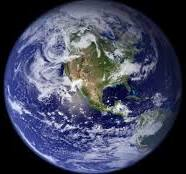
#> input picture traidat.png, 186 x 174 px, found by its file name
$ jupyter execute Lab7.ipynb   (older library calls are emulated)
#> lines starting #> are read from the running program, lines starting #| are printed output that depends on the picture
[cell 1]
#1. Giới thiệu một số ứng dụng của tích vector (dot product)
import numpy as np
signals = np.array([[1,2],[3,4],[10,0]])
sample = np.array([3,-1])
np.inner(signals, sample) #(inner = tich vo huong)

[cell 2]
# 1.1.Ứng dụng 1 – Nguyên lý tìm nốt nhạc trong chuỗi âm thanh (Audio search)
A = np.array([0,0,-1,2,3,-1,0,1,-1,-1])
search_vector = np.array([0,1,-1])
len(A), len(search_vector) # nghĩa là = (10, 3)

[cell 3]
B = np.array([1])
B = np.resize(B, (len(A)-len(search_vector)+1, len(search_vector)))
B = np.asmatrix(B)
for i in range(len(A)-len(search_vector)+1):
    for j in range(len(search_vector)):
        B[i,j] = A[i+j]
        print(B[i,j])

[cell 4]
C = np.inner(B, search_vector)
for i in range(len(A)-len(search_vector)+1):
    if (C[0,i] == np.inner(search_vector, search_vector)):
        print (i, B[i])

[cell 5]
# 1.2.Ứng dụng 2 – Tạo ảnh mẫu và làm mờ ảnh
from PIL import Image
img = Image.open('D:/traidat.PNG')
#> img is the input picture: PIL image 186x174 RGB; mean R, G, B 67.5, 71.4, 94.2
img.height
img.width
img.mode
img = img.convert("RGB")
new_width = int(img.width / 2)
#> new_width = 93
new_height = int(img.height / 2)
#> new_height = 87
new_img = img.resize((new_width, new_height),Image.ANTIALIAS)
new_img.save('D:/traidat_small.PNG')
new_img.show()

[cell 6]
from PIL import Image, ImageDraw
input_image = Image.open('D:/traidat.PNG')
input_pixels = input_image.load()
box_kernel = [[1 / 9, 1 / 9, 1 / 9],[1 / 9, 1 / 9, 1 / 9],[1 / 9, 1 / 9, 1 / 9]]
kernel = box_kernel
offset = len(kernel) // 2
output_image = Image.new("RGB", input_image.size)
#> output_image: PIL image 186x174 RGB; every value is 0
draw = ImageDraw.Draw(output_image)
for x in range(offset, input_image.width - offset):
    for y in range(offset, input_image.height - offset):
        acc = [0, 0, 0]
        for a in range(len(kernel)):
            for b in range(len(kernel)):
                xn = x + a - offset
                yn = y + b - offset
                pixel = input_pixels[xn, yn]
                acc[0] += pixel[0] * kernel[a][b]
                acc[1] += pixel[1] * kernel[a][b]
                acc[2] += pixel[2] * kernel[a][b]
        draw.point((x, y), (int(acc[0]), int(acc[1]), int(acc[2])))
output_image.save('D:/traidat_lammo.PNG')
output_image.show()

[cell 7]
import matplotlib.pyplot as plt
from skimage import data, color
from skimage.transform import rescale, resize, downscale_local_mean
image = color.rgb2gray(data.astronaut())
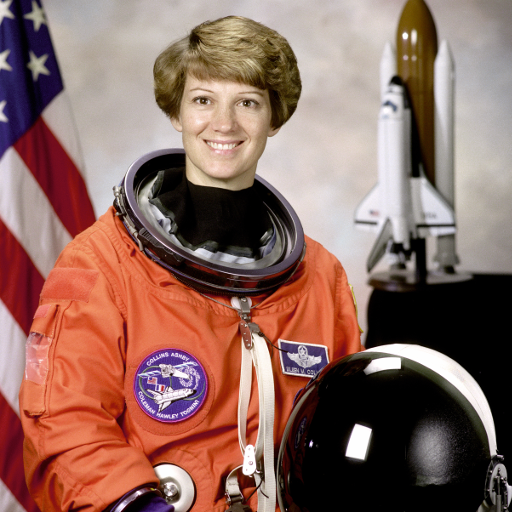
#> input picture skimage.data.astronaut(), 512 x 512 px
image_rescaled = rescale(image, 1.0 / 4.0)
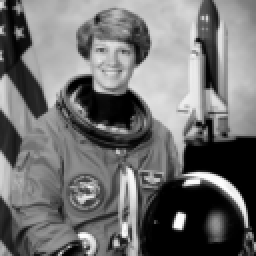
#> image_rescaled: shape (128, 128) float64 (shown 2 times larger); min 0, max 0.996, mean 0.442
image_resized = resize(image, (image.shape[0] / 4, image.shape[1] / 4))
image_downscaled = downscale_local_mean(image, (4, 3))
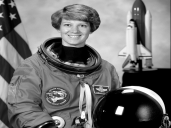
#> image_downscaled: shape (128, 171) float64; min 0, max 0.998, mean 0.441
fig, axes = plt.subplots(nrows=2, ncols=2)
ax = axes.ravel()
ax[0].imshow(image, cmap='gray') # the hien mau xam
ax[0].set_title("Anh goc")
ax[1].imshow(image_rescaled, cmap='gray') # the hien mau xam
ax[1].set_title("Anh da scale")
ax[2].imshow(image_resized, cmap='gray') # the hien mau xam
ax[2].set_title("Anh co resize kich thuoc (no aliasing)")
ax[3].imshow(image_downscaled, cmap='gray') # the hien mau xam
ax[3].set_title("Anh giam ti le (no aliasing) ")
ax[0].set_xlim(0, 512)
ax[0].set_ylim(512, 0)
plt.tight_layout()
plt.show()

[cell 8]
# BÀI TẬP CHƯƠNG 7
# Câu 1:
import numpy as np
from PIL import Image
import matplotlib.pyplot as plt
def apply_gaussian_blur(image_array, kernel):
    """
    Áp dụng bộ lọc Gaussian blur cho ảnh grayscale

    Args:
        image_array: Mảng numpy 2D chứa ảnh grayscale
        kernel: Ma trận kernel Gaussian (phải là số lẻ x số lẻ)

    Returns:
        Ảnh đã được làm mờ (numpy array)
    """
    # Lấy kích thước ảnh và kernel
    img_h, img_w = image_array.shape
    kernel_h, kernel_w = kernel.shape

    # Tính padding để giữ nguyên kích thước ảnh
    pad_h = kernel_h // 2
    pad_w = kernel_w // 2

    # Thêm padding cho ảnh (reflection padding để tránh edge artifacts)
    padded_img = np.pad(image_array, ((pad_h, pad_h), (pad_w, pad_w)), mode='reflect')
    # Khởi tạo ảnh kết quả
    result = np.zeros_like(image_array, dtype=np.float64)
    # Áp dụng convolution
    for i in range(img_h):
        for j in range(img_w):
            # Trích xuất vùng ảnh tương ứng với kernel
            region = padded_img[i:i+kernel_h, j:j+kernel_w]
            # Tính tích chập (convolution)
            result[i, j] = np.sum(region * kernel)
    # Đảm bảo giá trị pixel trong khoảng [0, 255]
    result = np.clip(result, 0, 255)
    return result.astype(np.uint8)
def create_gaussian_kernel():
    """
    Tạo ma trận kernel Gaussian 7x7 theo yêu cầu
    Kernel được chuẩn hóa để tổng các phần tử = 1
    """
    kernel = np.array([
        [1,  4,  6,  4,  1],
        [4, 16, 24, 16,  4],
        [6, 24, 36, 24,  6],
        [4, 16, 24, 16,  4],
        [1,  4,  6,  4,  1]
    ], dtype=np.float64)
    # Chuẩn hóa kernel (tổng = 1) để bảo toàn độ sáng
    kernel = kernel / np.sum(kernel)
    return kernel
def process_image(image_path):
    """
    Xử lý ảnh: đọc, chuyển grayscale, áp dụng blur, hiển thị kết quả
    """
    try:
        # Đọc ảnh
        img = Image.open(image_path)
        # Chuyển sang grayscale nếu cần
        if img.mode != 'L':
            img = img.convert('L')
        # Chuyển sang numpy array
        img_array = np.array(img, dtype=np.float64)
        # Tạo Gaussian kernel
        gaussian_kernel = create_gaussian_kernel()
        # Áp dụng Gaussian blur
        blurred_img = apply_gaussian_blur(img_array, gaussian_kernel)
        # Hiển thị kết quả
        plt.figure(figsize=(12, 5))
        plt.subplot(1, 2, 1)
        plt.imshow(img_array, cmap='gray')
        plt.title('Ảnh gốc')
        plt.axis('off')
        plt.subplot(1, 2, 2)
        plt.imshow(blurred_img, cmap='gray')
        plt.title('Ảnh sau khi làm mờ Gaussian')
        plt.axis('off')
        plt.tight_layout()
        plt.show()
        return img_array, blurred_img
    except Exception as e:
        print(f"Lỗi khi xử lý ảnh: {e}")
        return None, None
# Tạo ảnh mẫu để test (nếu không có ảnh thật)
def create_test_image():
    """
    Tạo ảnh test với các hình dạng đơn giản
    """
    img = np.zeros((200, 200), dtype=np.uint8)
    # Thêm hình chữ nhật
    img[50:100, 50:100] = 255
    # Thêm hình tròn
    center_x, center_y = 150, 150
    radius = 30
    y, x = np.ogrid[:200, :200]
    mask = (x - center_x)**2 + (y - center_y)**2 <= radius**2
    img[mask] = 128
    return img
if __name__ == "__main__":
    # Tạo kernel Gaussian
    kernel = create_gaussian_kernel()
    print("Gaussian Kernel (5x5):")
    print(kernel)
    print(f"Tổng các phần tử kernel: {np.sum(kernel):.6f}")
    test_img = create_test_image()
    blurred_test = apply_gaussian_blur(test_img, kernel)
    plt.figure(figsize=(10, 4))
    plt.subplot(1, 2, 1)
    plt.imshow(test_img, cmap='gray')
    plt.title('Ảnh test gốc')
    plt.axis('off')
    plt.subplot(1, 2, 2)
    plt.imshow(blurred_test, cmap='gray')
    plt.title('Ảnh sau khi làm mờ Gaussian')
    plt.axis('off')
    plt.tight_layout()
    plt.show()
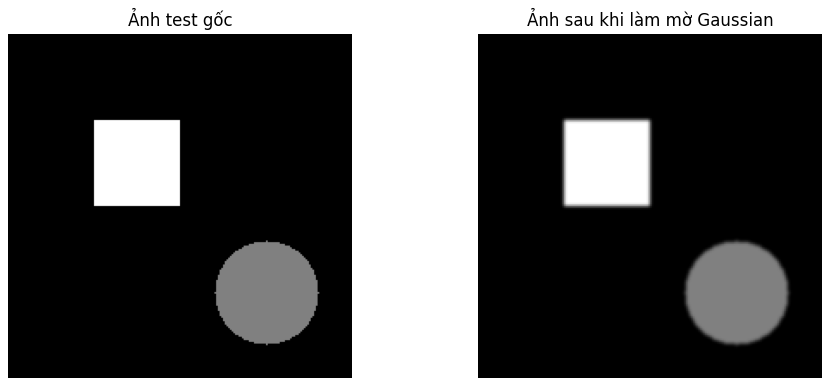
#> figure drawn by matplotlib, 2 panels
    original, blurred = process_image("D:/download.png")
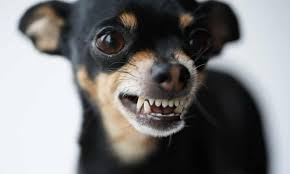
#> input picture download.png, 290 x 174 px, found by its file name
#> in process_image, img is the input picture: PIL image 290x174 RGB; mean R, G, B 121.1, 120.6, 120.9

[cell 9]
# Câu 2:
import numpy as np
from PIL import Image
import matplotlib.pyplot as plt
def apply_edge_detection(image_array, kernel):
    """
    Áp dụng bộ lọc edge detection cho ảnh grayscale

    Args:
        image_array: Mảng numpy 2D chứa ảnh grayscale
        kernel: Ma trận kernel edge detection (3x3)

    Returns:
        Ảnh đã được detect edge (numpy array)
    """
    img_h, img_w = image_array.shape
    kernel_h, kernel_w = kernel.shape
    # Tính padding
    pad_h = kernel_h // 2
    pad_w = kernel_w // 2
    # Thêm padding (zero padding cho edge detection)
    padded_img = np.pad(image_array, ((pad_h, pad_h), (pad_w, pad_w)), mode='constant', constant_values=0)
    # Khởi tạo ảnh kết quả
    result = np.zeros_like(image_array, dtype=np.float64)
    # Áp dụng convolution
    for i in range(img_h):
        for j in range(img_w):
            # Trích xuất vùng ảnh tương ứng với kernel
            region = padded_img[i:i+kernel_h, j:j+kernel_w]
            # Tính tích chập
            result[i, j] = np.sum(region * kernel)
    # Xử lý giá trị âm bằng absolute value và normalize
    result = np.abs(result)
    result = np.clip(result, 0, 255)
    return result.astype(np.uint8)
def create_edge_kernels():
    """
    Tạo các ma trận kernel edge detection theo yêu cầu
    """
    # Kernel a: Laplacian-like filter
    kernel_a = np.array([
        [ 0, -1,  0],
        [-1,  4, -1],
        [ 0, -1,  0]
    ], dtype=np.float64)
    # Kernel b: Enhanced edge detection filter
    kernel_b = np.array([
        [-1, -1, -1],
        [-1,  8, -1],
        [-1, -1, -1]
    ], dtype=np.float64)
    return kernel_a, kernel_b
def apply_combined_edge_detection(image_array, kernel_a, kernel_b):
    """
    Áp dụng cả hai kernel và kết hợp kết quả

    Args:
        image_array: Ảnh đầu vào
        kernel_a: Ma trận kernel thứ nhất
        kernel_b: Ma trận kernel thứ hai

    Returns:
        Tuple (edge_a, edge_b, combined) - kết quả từ từng kernel và kết hợp
    """
    # Áp dụng từng kernel
    edge_a = apply_edge_detection(image_array, kernel_a)
    edge_b = apply_edge_detection(image_array, kernel_b)
    # Kết hợp hai kết quả (weighted average)
    combined = (0.5 * edge_a + 0.5 * edge_b).astype(np.uint8)
    return edge_a, edge_b, combined
def enhance_edges(edge_image, threshold=50):
    """
    Tăng cường độ tương phản của các cạnh

    Args:
        edge_image: Ảnh edge detection
        threshold: Ngưỡng để tăng cường (0-255)

    Returns:
        Ảnh đã được tăng cường cạnh
    """
    enhanced = edge_image.copy()
    # Áp dụng threshold để làm nổi bật cạnh
    enhanced[enhanced < threshold] = 0
    enhanced[enhanced >= threshold] = 255
    return enhanced
def process_image_edges(image_path):
    """
    Xử lý ảnh: đọc, chuyển grayscale, detect edges, hiển thị kết quả
    """
    try:
        # Đọc ảnh
        img = Image.open(image_path)
        # Chuyển sang grayscale
        if img.mode != 'L':
            img = img.convert('L')
        # Chuyển sang numpy array
        img_array = np.array(img, dtype=np.float64)
        # Tạo edge kernels
        kernel_a, kernel_b = create_edge_kernels()
        # Áp dụng edge detection
        edge_a, edge_b, combined = apply_combined_edge_detection(img_array, kernel_a, kernel_b)
        # Tăng cường cạnh
        enhanced_a = enhance_edges(edge_a)
        enhanced_b = enhance_edges(edge_b)
        # Hiển thị kết quả
        plt.figure(figsize=(15, 10))
        # Ảnh gốc
        plt.subplot(2, 3, 1)
        plt.imshow(img_array, cmap='gray')
        plt.title('Ảnh gốc')
        plt.axis('off')
        # Edge detection kernel A
        plt.subplot(2, 3, 2)
        plt.imshow(edge_a, cmap='gray')
        plt.title('Edge Detection - Kernel A\n(Laplacian-like)')
        plt.axis('off')
        # Edge detection kernel B
        plt.subplot(2, 3, 3)
        plt.imshow(edge_b, cmap='gray')
        plt.title('Edge Detection - Kernel B\n(8-connected)')
        plt.axis('off')
        # Combined result
        plt.subplot(2, 3, 4)
        plt.imshow(combined, cmap='gray')
        plt.title('Kết hợp hai kernel')
        plt.axis('off')
        # Enhanced edges A
        plt.subplot(2, 3, 5)
        plt.imshow(enhanced_a, cmap='gray')
        plt.title('Kernel A - Tăng cường')
        plt.axis('off')
        # Enhanced edges B
        plt.subplot(2, 3, 6)
        plt.imshow(enhanced_b, cmap='gray')
        plt.title('Kernel B - Tăng cường')
        plt.axis('off')
        plt.tight_layout()
        plt.show()
        return img_array, edge_a, edge_b, combined
    except Exception as e:
        print(f"Lỗi khi xử lý ảnh: {e}")
        return None, None, None, None
def create_test_image():
    """
    Tạo ảnh test với các hình dạng có cạnh rõ ràng
    """
    img = np.zeros((200, 200), dtype=np.uint8)
    # Thêm hình chữ nhật
    img[50:100, 50:100] = 255
    # Thêm hình tròn
    center_x, center_y = 150, 150
    radius = 25
    y, x = np.ogrid[:200, :200]
    mask = (x - center_x)**2 + (y - center_y)**2 <= radius**2
    img[mask] = 128
    # Thêm đường thẳng
    img[120:125, 20:180] = 200
    # Thêm tam giác
    for i in range(30):
        img[150+i, 30:30+i] = 180
    return img
def compare_kernels():
    """
    So sánh hiệu quả của hai kernel trên ảnh test
    """
    # Tạo ảnh test
    test_img = create_test_image()
    # Tạo kernels
    kernel_a, kernel_b = create_edge_kernels()
    print("Kernel A (Laplacian-like):")
    print(kernel_a)
    print("\nKernel B (8-connected):")
    print(kernel_b)
    # Áp dụng edge detection
    edge_a, edge_b, combined = apply_combined_edge_detection(test_img, kernel_a, kernel_b)
    # Hiển thị kết quả
    plt.figure(figsize=(12, 8))
    plt.subplot(2, 3, 1)
    plt.imshow(test_img, cmap='gray')
    plt.title('Ảnh test gốc')
    plt.axis('off')
    plt.subplot(2, 3, 2)
    plt.imshow(edge_a, cmap='gray')
    plt.title('Kernel A - Laplacian-like\n(Phát hiện cạnh cross-shaped)')
    plt.axis('off')
    plt.subplot(2, 3, 3)
    plt.imshow(edge_b, cmap='gray')
    plt.title('Kernel B - 8-connected\n(Phát hiện cạnh toàn hướng)')
    plt.axis('off')
    plt.subplot(2, 3, 4)
    plt.imshow(combined, cmap='gray')
    plt.title('Kết hợp hai kernel')
    plt.axis('off')
    plt.subplot(2, 3, 5)
    plt.imshow(enhance_edges(edge_a), cmap='gray')
    plt.title('Kernel A - Tăng cường')
    plt.axis('off')
    plt.subplot(2, 3, 6)
    plt.imshow(enhance_edges(edge_b), cmap='gray')
    plt.title('Kernel B - Tăng cường')
    plt.axis('off')
    plt.tight_layout()
    plt.show()
if __name__ == "__main__":
    print("=== EDGE DETECTION FILTER DEMO ===")
    compare_kernels()
#> in compare_kernels, `plt.show()`:
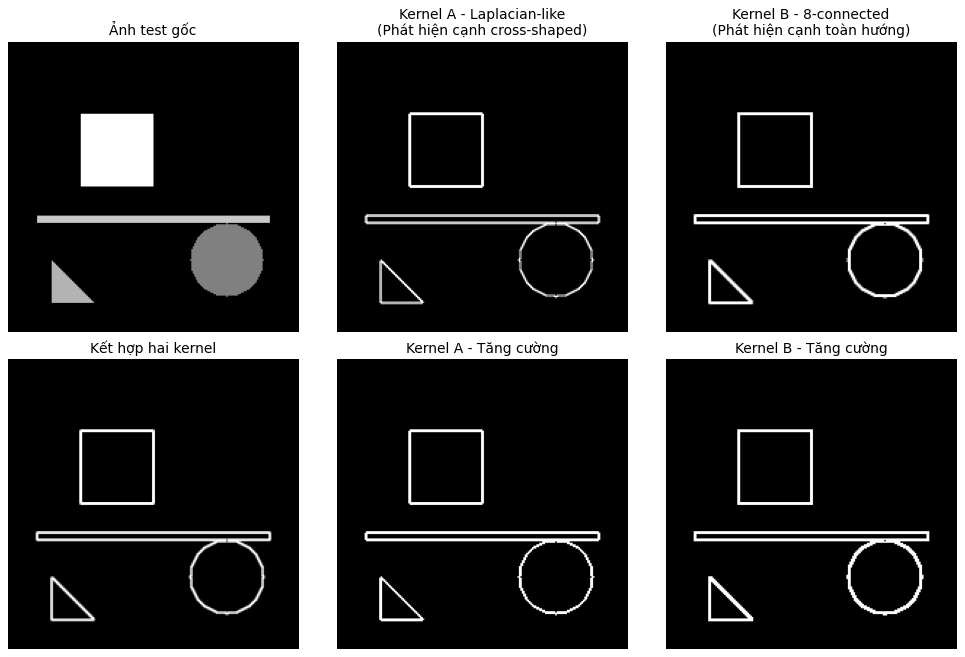
#> figure drawn by matplotlib, 6 panels
    original, edge_a, edge_b, combined = process_image_edges("D:/download.png")
#> after the loop in apply_edge_detection (call 3), `for i in range(img_h):`:
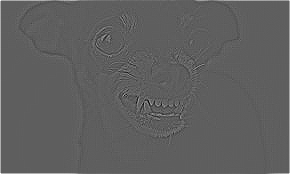
#> result: shape (174, 290) float64; min -285, max 482, mean 2.8; drawn with min black and max white
#> in apply_combined_edge_detection (call 2), `combined = (0.5 * edge_a + 0.5 * edge_b).astype(np.uint8)`:
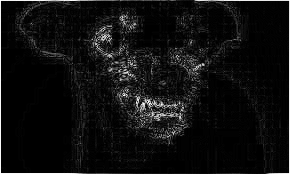
#> combined: shape (174, 290); min 0, max 255, mean 15.4
#> call 3 of enhance_edges, with threshold = 50
#> in enhance_edges (call 3), `enhanced[enhanced >= threshold] = 255`:
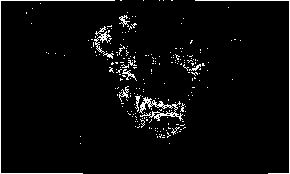
#> enhanced: shape (174, 290); 3.8% white in thin lines or dots
#> call 4 of enhance_edges, with threshold = 50
#> in enhance_edges (call 4), `enhanced[enhanced >= threshold] = 255`:
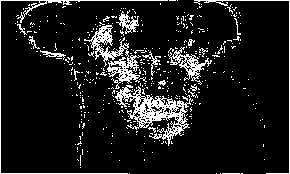
#> enhanced: shape (174, 290); 11% white in thin lines or dots
